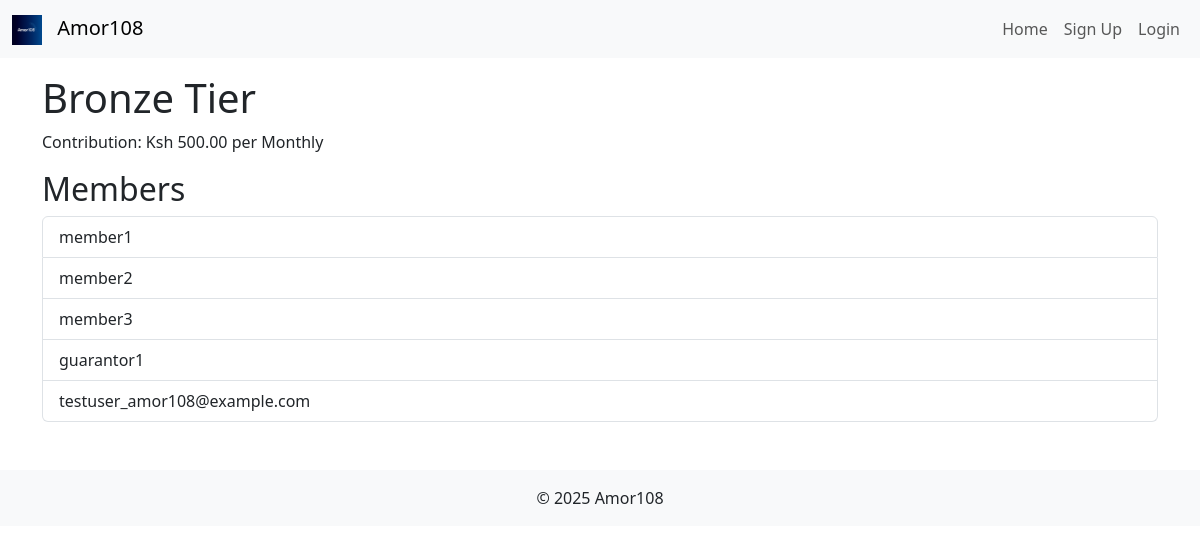
Before: /amor108/pools/1/ with the older database file.
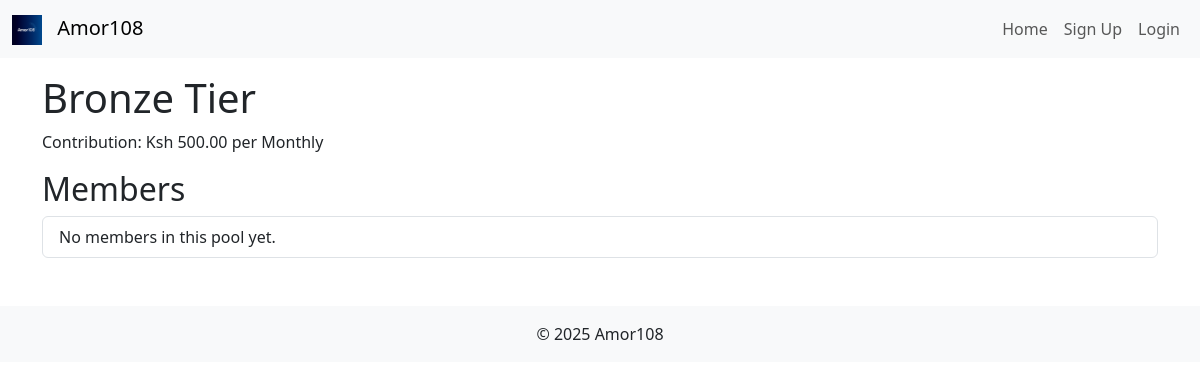
After: the same page with the newer database file.
### members_amor108/models.py (models this page shows, shortened)
class Member(models.Model):
    user = models.OneToOneField(settings.AUTH_USER_MODEL, on_delete=models.CASCADE, related_name='amor108_member')
    pool = models.ForeignKey(Pool, on_delete=models.SET_NULL, null=True, blank=True)
    status = models.ForeignKey(MembershipStatus, on_delete=models.SET_NULL, null=True, blank=True)
    date_joined_pool = models.DateField(auto_now_add=True)
    is_suspended = models.BooleanField(default=False)
    suspension_reason = models.TextField(blank=True)
    class Meta:
        verbose_name = 'Amor108 Member'
        verbose_name_plural = 'Amor108 Members'

### accounts/models.py (models this page shows, shortened)
class User(AbstractUser):
    USER_TYPES = (
        ('member', 'Member'),
        ('director', 'Director'),
        ('admin', 'System Admin'),
        ('guarantor', 'Guarantor'),
        ('founder', 'Founder'),
    )
    email = models.EmailField(unique=True) # Redefine email to make it unique
    USERNAME_FIELD = 'email'
    REQUIRED_FIELDS = ['first_name', 'last_name', 'phone_number']
    user_type = models.CharField(max_length=20, choices=USER_TYPES, default='member')
    phone_number = models.CharField(max_length=15, blank=True)
    residential_area = models.CharField(max_length=100, blank=True)
    address = models.TextField(blank=True)
    nationality = models.CharField(max_length=50, blank=True)
    id_number = models.CharField(max_length=20, blank=True)
    passport_no = models.CharField(max_length=20, blank=True)
    date_of_birth = models.DateField(null=True, blank=True)
    profile_picture = models.ImageField(upload_to='profiles/', null=True, blank=True)
    member_id = models.CharField(max_length=20, unique=True, null=True, blank=True)
    date_joined_sacco = models.DateField(null=True, blank=True)
    credit_score = models.IntegerField(default=750)
    is_verified = models.BooleanField(default=False)
    PROFILE_VISIBILITY_CHOICES = [
        ('private', 'Private'),
        ('public', 'Public'),
        ('only_me', 'Only Me'),
    ]
    profile_visibility = models.CharField(max_length=10, choices=PROFILE_VISIBILITY_CHOICES, default='private')
    two_factor_enabled = models.BooleanField(default=False) # Controls user preference for 2FA; full 2FA enforcement logic to be implemented separately.
    email_notifications = models.BooleanField(default=True)
    sms_notifications = models.BooleanField(default=False)
    loan_status_notifications = models.BooleanField(default=True)
    payment_reminders = models.BooleanField(default=True)
    share_dividend_notifications = models.BooleanField(default=True)
    system_maintenance_notifications = models.BooleanField(default=False)
    PREFERRED_LANGUAGE_CHOICES = [
        ('en', 'English'),
        ('es', 'Spanish'),
        ('fr', 'French'),
    ]
    preferred_language = models.CharField(max_length=5, choices=PREFERRED_LANGUAGE_CHOICES, default='en')
    PREFERRED_CURRENCY_CHOICES = [
        ('KES', 'KES (Ksh)'),
        ('USD', 'USD ($)'),
        ('EUR', 'EUR (€)'),
    ]
    preferred_currency = models.CharField(max_length=5, choices=PREFERRED_CURRENCY_CHOICES, default='KES')
    dark_mode_enabled = models.BooleanField(default=False)
    preferred_director = models.ForeignKey(
        'self',
        on_delete=models.SET_NULL,
        null=True,
        blank=True,
        related_name='preferred_members',
        limit_choices_to={'user_type': 'director'} # Filter choices to directors only
    )

### amor108/views.py (the view)
# urls.py: path('pools/<int:pool_id>/', views.pool_detail, name='pool_detail'),
def pool_detail(request, pool_id):
    pool = Pool.objects.get(id=pool_id)
    members = Member.objects.filter(pool=pool)
    return render(request, 'amor108/pool_detail.html', {'pool': pool, 'members': members})

### notifications/context_processors.py (called while the page is built, shortened)
def user_notifications(request):
    return {}

### amor108/templates/amor108/pool_detail.html (shortened to what this page needs)
{% extends 'amor108/dashboard_base.html' %}
{% block content %}
<div class="container">
    <h1>{{ pool.name }}</h1>
    <p>Contribution: Ksh {{ pool.contribution_amount }} per {{ pool.get_contribution_frequency_display }}</p>
    <h2>Members</h2>
    <ul class="list-group">
        {% for member in members %}
            <li class="list-group-item">{{ member.user.username }}</li>
        {% empty %}
            <li class="list-group-item">No members in this pool yet.</li>
        {% endfor %}
    </ul>
</div>
{% endblock %}

Changed rows visible on the page:
removed Member: user.username "member1"
removed Member: user.username "member2"
removed Member: user.username "member3"
removed Member: user.username "guarantor1"
removed Member: user.username "testuser_amor108@example.com"
Other visible differences:
text now shown: "No members in this pool yet."
